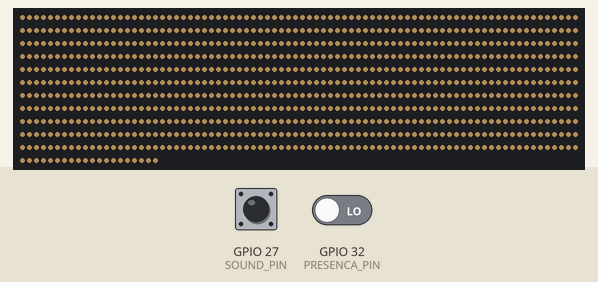
A sketch run on a simulated ESP32. Shown: 900 RGB LEDs in strip order, left to right, continuing on the next row. The inputs (shaded band) are chosen by the test bench; at power-on: GPIO 27 (SOUND_PIN) HIGH, GPIO 32 (PRESENCA_PIN) LOW. Dim RGB values are drawn brighter than linear; WiFi joins after 1.5 s; servers stay silent unless stated; the strip is taken to match the declared colour order; uploads are accepted with an empty reply; what the sketch prints to the serial monitor is not drawn.

3.2 s: GPIO 27 (SOUND_PIN) pulled LOW for 0.15 s
3.9 s: GPIO 32 (PRESENCA_PIN) driven HIGH
6.9 s: GPIO 27 (SOUND_PIN) pulled LOW for 1 s
8.5 s: GPIO 32 (PRESENCA_PIN) driven LOW
Above: at 11.6 s.
Timing chart, 0 to 13.1 s (numbered marks = the images above; inputs shaded):
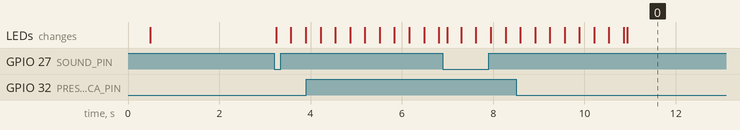

The sketch:

esp32.ino
```cpp
/*
 * TO GO HUNT - firmware ESP32 (V1)
 *
 * Controla um trecho curto de fita WS2811 (12V) como sinalizacao visual
 * do desafio. Estados:
 *   - normal   : LED apagado (ou iluminacao discreta)
 *   - desafio  : animacao de pulsacao (indica a prateleira)
 *   - sucesso  : corrida de LED + brilho (celebracao)
 *
 * Comunicacao: o ESP32 faz POLLING no servidor (heartbeat) e recebe
 * comandos. Nao expoe porta na rede. Se o servidor cair, o LED continua
 * funcionando no ultimo estado (nao trava).
 *
 * CONFIGURACAO: preencha abaixo. Nao espalhe credenciais pelo codigo.
 */

#include <WiFi.h>
#include <HTTPClient.h>
#include <WiFiClientSecure.h>
#include <Adafruit_NeoPixel.h>

// ========== CONFIGURACAO ==========
const char* WIFI_SSID   = "NETPARQUE-DIEGO";
const char* WIFI_PASS   = "NPQ274950";

const char* SERVER_URL  = "https://e4-dashboard-2lvk.onrender.com";  // URL do servidor (sem barra final)
const char* DEVICE_ID   = "esp32-1";
const char* STORE_ID    = "store1";

// LED (WS2811 - DATA no GPIO, alimentacao 12V externa, GND comum)
#define LED_PIN      4
#define NUM_LEDS     900     // quantidade de LEDs da fita (ex: 12 = ~20cm; 900 = fita longa)
#define LED_TYPE     NEO_RBG // se a cor sair trocada, teste NEO_RGB
#define BRILHO_BASE  60      // brilho da pulsacao (0-255)

// SENSOR DE SOM (KEYES KY-038 / KY-037)
// Liga: VCC->3.3V, GND->GND, DO->SOUND_PIN (o AO nao e usado).
// Quando detecta som (palma/barulho), dispara a animacao de comemoracao.
#define SOUND_HABILITADO true
#define SOUND_PIN       27        // pino do DO do sensor (ligado no "D" da placa)
#define SOUND_NIVEL     LOW       // LOW = som detectado (LED do sensor acende). Se nao disparar, troque por HIGH
#define SOUND_DURACAO   4000      // tempo da comemoracao em ms

// SENSOR DE PRESENCA (PIR HC-SR501)
// Liga: VCC->5V, GND->GND, OUT->PRESENCA_PIN.
// Quando detecta movimento (alguem se aproxima), acende a fita para chamar atencao.
#define PRESENCA_HABILITADO true
#define PRESENCA_PIN      32        // pino do OUT do sensor
#define PRESENCA_NIVEL    HIGH      // HIGH = movimento detectado
#define PRESENCA_DURACAO  6000      // tempo que a fita fica acesa apos o movimento (ms)

const unsigned long HEARTBEAT_MS = 5000;   // intervalo do heartbeat
const unsigned long SUCESSO_MS   = 9000;   // duracao da celebracao

Adafruit_NeoPixel strip(NUM_LEDS, LED_PIN, LED_TYPE + NEO_KHZ800);

String estado = "normal";            // normal | desafio | sucesso
unsigned long sucessoAte = 0;
unsigned long somAte = 0;            // ate quando a comemoracao do som dura
unsigned long somCooldown = 0;       // evita disparar repetido
unsigned long presencaAte = 0;       // ate quando a luz de presenca fica acesa
unsigned long ultimoHeartbeat = 0;
unsigned long ultimoFrame = 0;
int framePhase = 0;

// ========== ANIMACOES ==========
void apagar() {
  strip.clear();
  strip.show();
}

void animarDesafio() {
  // pulsacao suave
  int brilho = 20 + (235 * (sin(framePhase * 0.06) + 1)) / 2;
  for (int i = 0; i < NUM_LEDS; i++) {
    strip.setPixelColor(i, strip.Color(brilho, brilho * 0.6, 0));
  }
  strip.show();
}

void animarSucesso() {
  // corrida de LED + brilho (celebracao)
  for (int i = 0; i < NUM_LEDS; i++) {
    int dist = abs(i - (framePhase % NUM_LEDS));
    int brilho = max(0, 255 - dist * 40);
    strip.setPixelColor(i, strip.Color(0, brilho, brilho / 2));
  }
  strip.show();
}

void animarPresenca() {
  // luz quente (dourada) para chamar atencao quando alguem se aproxima
  for (int i = 0; i < NUM_LEDS; i++) {
    strip.setPixelColor(i, strip.Color(255, 200, 120));
  }
  strip.show();
}

void executarAnimacao() {
  if (millis() - ultimoFrame < 30) return;  // ~33fps
  ultimoFrame = millis();
  framePhase++;

  if (millis() < somAte) animarSucesso();               // palma/barulho -> comemoracao
  else if (millis() < presencaAte) animarPresenca();     // movimento -> acende (chamada)
  else if (estado == "desafio") animarDesafio();
  else if (estado == "sucesso") animarSucesso();
  else apagar();

  // volta do sucesso para o estado anterior (desafio)
  if (estado == "sucesso" && millis() > sucessoAte) {
    estado = "desafio";
  }
}

// ========== REDE ==========
bool conectarWifi() {
  if (WiFi.status() == WL_CONNECTED) return true;
  WiFi.disconnect();
  WiFi.mode(WIFI_STA);
  WiFi.begin(WIFI_SSID, WIFI_PASS);
  unsigned long inicio = millis();
  while (WiFi.status() != WL_CONNECTED && millis() - inicio < 20000) {
    delay(500);
  }
  return WiFi.status() == WL_CONNECTED;
}

// ========== HEARTBEAT / POLLING ==========
void heartbeat() {
  if (!conectarWifi()) return;

  HTTPClient http;
  WiFiClientSecure client;
  client.setInsecure();  // V1: aceita certificado (substituir por CA p/ producao)
  http.begin(client, String(SERVER_URL) + "/api/devices/heartbeat");
  http.addHeader("Content-Type", "application/json");
  http.setTimeout(8000);

  int somLido = (SOUND_HABILITADO && digitalRead(SOUND_PIN) == SOUND_NIVEL) ? 1 : 0;
  int presencaLida = (PRESENCA_HABILITADO && digitalRead(PRESENCA_PIN) == PRESENCA_NIVEL) ? 1 : 0;

  String body = "{\"deviceId\":\"" + String(DEVICE_ID) +
                "\",\"storeId\":\"" + String(STORE_ID) +
                "\",\"name\":\"ESP32 " + String(DEVICE_ID) + "\"" +
                ",\"som\":" + String(somLido) +
                ",\"presenca\":" + String(presencaLida) + "}";

  int code = http.POST(body);
  if (code == 200) {
    String resp = http.getString();
    // parse simples de JSON (evita dependencia de lib)
    String cmd = extrair(resp, "command");
    String desired = extrair(resp, "desiredState");

    // comando transiente (sucesso) tem prioridade
    if (cmd == "sucesso") {
      estado = "sucesso";
      sucessoAte = millis() + SUCESSO_MS;
    } else if (desired == "desafio" || desired == "normal") {
      // se nao esta em sucesso, segue o estado desejado
      if (estado != "sucesso") estado = desired;
    }
  }
  http.end();
}

// extrai o valor de uma chave string de um JSON simples {"key":"value"}
String extrair(String json, String chave) {
  String busca = "\"" + chave + "\":";
  int idx = json.indexOf(busca);
  if (idx == -1) return "";
  idx += busca.length();
  if (json.charAt(idx) == '\"') {
    int fim = json.indexOf('\"', idx + 1);
    return json.substring(idx + 1, fim);
  }
  int fim = json.indexOf(',', idx);
  if (fim == -1) fim = json.indexOf('}', idx);
  return json.substring(idx, fim);
}

// ========== SETUP / LOOP ==========
void setup() {
  Serial.begin(115200);
  strip.begin();
  strip.setBrightness(BRILHO_BASE);
  apagar();

  // teste rapido: 3 LEDs verdes
  for (int i = 0; i < 3 && i < NUM_LEDS; i++) strip.setPixelColor(i, strip.Color(0, 50, 0));
  strip.show();
  delay(400);
  apagar();

  if (SOUND_HABILITADO) {
    pinMode(SOUND_PIN, INPUT_PULLUP);
  }

  if (PRESENCA_HABILITADO) {
    pinMode(PRESENCA_PIN, INPUT_PULLDOWN);
  }

  if (conectarWifi()) {
    Serial.println("WiFi OK: " + WiFi.localIP().toString());
  } else {
    Serial.println("WiFi FALHOU (continuara tentando)");
  }

  ultimoHeartbeat = millis();
}

void loop() {
  executarAnimacao();

  // Sensor de som: ao detectar (palma/barulho), dispara a comemoracao
  if (SOUND_HABILITADO) {
    bool somDetectado = (digitalRead(SOUND_PIN) == SOUND_NIVEL);
    if (somDetectado && millis() > somCooldown) {
      somAte = millis() + SOUND_DURACAO;
      somCooldown = millis() + 2000;  // so repete apos 2s
      Serial.println("Som detectado - comemoracao!");
    }
  }

  // Sensor de presenca: ao detectar movimento, acende a fita (chamada)
  if (PRESENCA_HABILITADO) {
    bool movimento = (digitalRead(PRESENCA_PIN) == PRESENCA_NIVEL);
    if (movimento) {
      presencaAte = millis() + PRESENCA_DURACAO;
    }
  }

  if (millis() - ultimoHeartbeat >= HEARTBEAT_MS) {
    ultimoHeartbeat = millis();
    heartbeat();
  }

  // watchdog simples: se algo travar o WiFi, reconecta
  if (WiFi.status() != WL_CONNECTED) {
    conectarWifi();
  }

  delay(5);
}
```
